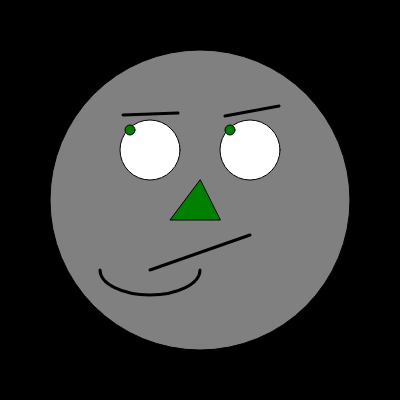
Frame 1 (no input)
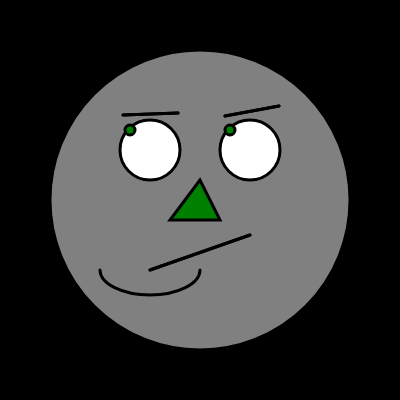
Frame 60 (no input)
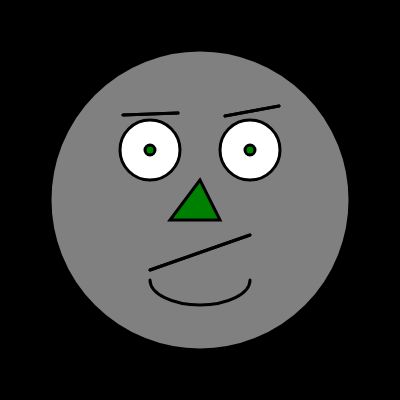
Frame 120 (the mouse pressed at the canvas centre since frame 60)

The p5.js sketch that drew these frames (run headless with seeded random() and noise() and a simulated clock; from frame 60 on, the mouse is pressed at the canvas centre):

// p5.js sketch
// ── sketch.js
function setup() {
  createCanvas(400, 400);
}
let olhoX;
let olhoY;
let narizX;
let narizY;
let bocaX;
let bocaY;
function draw() {
  background("black");
  fill("grey");
  circle(200, 200, 300); 
  fill("white");
  circle(150, 150, 60); 
  circle(250, 150, 60); 
  line(150, 270, 250, 235); 
  fill("green");
  triangle(200, 180, 170, 220, 220, 220); 
  line(123, 115, 178, 113); 
  line(225, 116, 279, 106);
  olhoX = map(mouseX, 0, 400, 130, 170);
  olhoY = map(mouseY, 0, 400, 130, 170);
  circle(olhoX, olhoY, 10); 
  circle(olhoX + 100, olhoY, 10); 
  narizX = map(mouseX, 0, 400, 180, 220);
  narizY = map(mouseY, 0, 400, 210, 230);
  bocaX = map(mouseX, 0, 400, 150, 250);
  bocaY = map(mouseY, 0, 400, 270, 290);
  noFill();
  strokeWeight(3);
  arc(bocaX, bocaY, 100, 50, 0, PI); 
  line(150, 270, 250, 235); 
  line(123, 115, 178, 113); 
  line(225, 116, 279, 106);
  if (mouseIsPressed) {
    console.log(mouseX, mouseY);
  }
}


// ── style.css
html, body {
    margin: 0;
    padding: 0;
  }
  canvas {
    display: block;
    border-radius: 10px;
    box-shadow: 0 0 26px purple;
    border: double black;
  }
  
  
  a {
      color: white;
      text-decoration: none;
  }
  
  footer img {
      width: 40px;
      height: 40px;
  }
  
  footer {
      display: flex;
      justify-content: left;
  }
  
  footer a {
      margin: 20px;
      text-align: center;
  }
  
  footer p {
    margin-top: 2px;
    margin-top: 2px;
    font-size: 14px;
    text-transform: uppercase;

    background: linear-gradient(45deg, #638ED1, #ff0000, #009688,#44E3D3);
    background-size: 400% 100%;
    animation: degrade 10s linear infinite alternate;

    -webkit-background-clip: text;
    -webkit-text-fill-color: transparent;

    outline: none;
}

@keyframes degrade {
    0%{
        background-position-x: 0%;
    }

    100%{
        background-position: 400%;
    }
}
}
    
  }
  
  p{
    font-size: 16px;
    color: green;
  }
  
  .texto{
      font-size: 30px;
      text-transform: uppercase;
  
      background: linear-gradient(45deg, #638ED1, #ff0000, #009688,#44E3D3);
      background-size: 400% 100%;
      animation: degrade 10s linear infinite alternate;
  
      -webkit-background-clip: text;
      -webkit-text-fill-color: transparent;
  
      outline: none;
  }
  
  @keyframes degrade {
      0%{
          background-position-x: 0%;
      }
  
      100%{
          background-position: 400%;
      }
  }
  
